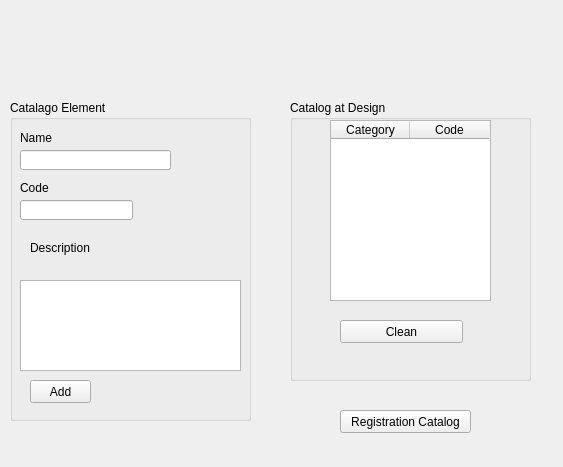
<?xml version="1.0" encoding="UTF-8"?>
<ui version="4.0">
 <class>telaCadastroCatalago</class>
 <widget class="QWidget" name="telaCadastroCatalago">
  <property name="geometry">
   <rect>
    <x>0</x>
    <y>0</y>
    <width>563</width>
    <height>467</height>
   </rect>
  </property>
  <property name="windowTitle">
   <string>Form</string>
  </property>
  <widget class="QPushButton" name="pbCadastroCatalago">
   <property name="geometry">
    <rect>
     <x>340</x>
     <y>410</y>
     <width>131</width>
     <height>23</height>
    </rect>
   </property>
   <property name="text">
    <string>Registration Catalog</string>
   </property>
  </widget>
  <widget class="QGroupBox" name="groupBox">
   <property name="geometry">
    <rect>
     <x>10</x>
     <y>100</y>
     <width>241</width>
     <height>321</height>
    </rect>
   </property>
   <property name="title">
    <string>Catalago Element</string>
   </property>
   <widget class="QLineEdit" name="leCategoria">
    <property name="geometry">
     <rect>
      <x>10</x>
      <y>50</y>
      <width>151</width>
      <height>20</height>
     </rect>
    </property>
    <property name="text">
     <string/>
    </property>
   </widget>
   <widget class="QLabel" name="label">
    <property name="geometry">
     <rect>
      <x>10</x>
      <y>30</y>
      <width>171</width>
      <height>16</height>
     </rect>
    </property>
    <property name="text">
     <string>Name</string>
    </property>
   </widget>
   <widget class="QLineEdit" name="leAtalho">
    <property name="geometry">
     <rect>
      <x>10</x>
      <y>100</y>
      <width>113</width>
      <height>20</height>
     </rect>
    </property>
    <property name="text">
     <string/>
    </property>
   </widget>
   <widget class="QLabel" name="label_2">
    <property name="geometry">
     <rect>
      <x>10</x>
      <y>80</y>
      <width>171</width>
      <height>16</height>
     </rect>
    </property>
    <property name="text">
     <string>Code</string>
    </property>
   </widget>
   <widget class="QLabel" name="label_3">
    <property name="geometry">
     <rect>
      <x>20</x>
      <y>140</y>
      <width>131</width>
      <height>16</height>
     </rect>
    </property>
    <property name="text">
     <string>Description</string>
    </property>
   </widget>
   <widget class="QTextEdit" name="textDscElem">
    <property name="geometry">
     <rect>
      <x>10</x>
      <y>180</y>
      <width>221</width>
      <height>91</height>
     </rect>
    </property>
    <property name="html">
     <string>&lt;!DOCTYPE HTML PUBLIC &quot;-//W3C//DTD HTML 4.0//EN&quot; &quot;http://www.w3.org/TR/REC-html40/strict.dtd&quot;&gt;
&lt;html&gt;&lt;head&gt;&lt;meta name=&quot;qrichtext&quot; content=&quot;1&quot; /&gt;&lt;style type=&quot;text/css&quot;&gt;
p, li { white-space: pre-wrap; }
&lt;/style&gt;&lt;/head&gt;&lt;body style=&quot; font-family:'MS Shell Dlg 2'; font-size:8.25pt; font-weight:400; font-style:normal;&quot;&gt;
&lt;p style=&quot;-qt-paragraph-type:empty; margin-top:0px; margin-bottom:0px; margin-left:0px; margin-right:0px; -qt-block-indent:0; text-indent:0px;&quot;&gt;&lt;br /&gt;&lt;/p&gt;&lt;/body&gt;&lt;/html&gt;</string>
    </property>
   </widget>
   <widget class="QPushButton" name="pbAddCategoria">
    <property name="geometry">
     <rect>
      <x>20</x>
      <y>280</y>
      <width>61</width>
      <height>23</height>
     </rect>
    </property>
    <property name="text">
     <string>Add</string>
    </property>
   </widget>
  </widget>
  <widget class="QGroupBox" name="groupBox_2">
   <property name="geometry">
    <rect>
     <x>290</x>
     <y>100</y>
     <width>241</width>
     <height>281</height>
    </rect>
   </property>
   <property name="title">
    <string>Catalog at Design</string>
   </property>
   <widget class="QTableWidget" name="tabDadCat">
    <property name="geometry">
     <rect>
      <x>40</x>
      <y>20</y>
      <width>161</width>
      <height>181</height>
     </rect>
    </property>
    <property name="font">
     <font>
      <weight>50</weight>
      <bold>false</bold>
     </font>
    </property>
    <property name="editTriggers">
     <set>QAbstractItemView::NoEditTriggers</set>
    </property>
    <property name="selectionMode">
     <enum>QAbstractItemView::SingleSelection</enum>
    </property>
    <property name="selectionBehavior">
     <enum>QAbstractItemView::SelectRows</enum>
    </property>
    <property name="gridStyle">
     <enum>Qt::SolidLine</enum>
    </property>
    <property name="rowCount">
     <number>0</number>
    </property>
    <property name="columnCount">
     <number>2</number>
    </property>
    <attribute name="horizontalHeaderDefaultSectionSize">
     <number>79</number>
    </attribute>
    <attribute name="horizontalHeaderMinimumSectionSize">
     <number>79</number>
    </attribute>
    <attribute name="verticalHeaderVisible">
     <bool>false</bool>
    </attribute>
    <attribute name="verticalHeaderDefaultSectionSize">
     <number>20</number>
    </attribute>
    <attribute name="verticalHeaderMinimumSectionSize">
     <number>19</number>
    </attribute>
    <column>
     <property name="text">
      <string>Category</string>
     </property>
    </column>
    <column>
     <property name="text">
      <string>Code</string>
     </property>
    </column>
   </widget>
   <widget class="QPushButton" name="pbClearItem">
    <property name="geometry">
     <rect>
      <x>50</x>
      <y>220</y>
      <width>123</width>
      <height>23</height>
     </rect>
    </property>
    <property name="text">
     <string>Clean</string>
    </property>
   </widget>
  </widget>
 </widget>
 <resources/>
 <connections/>
</ui>
